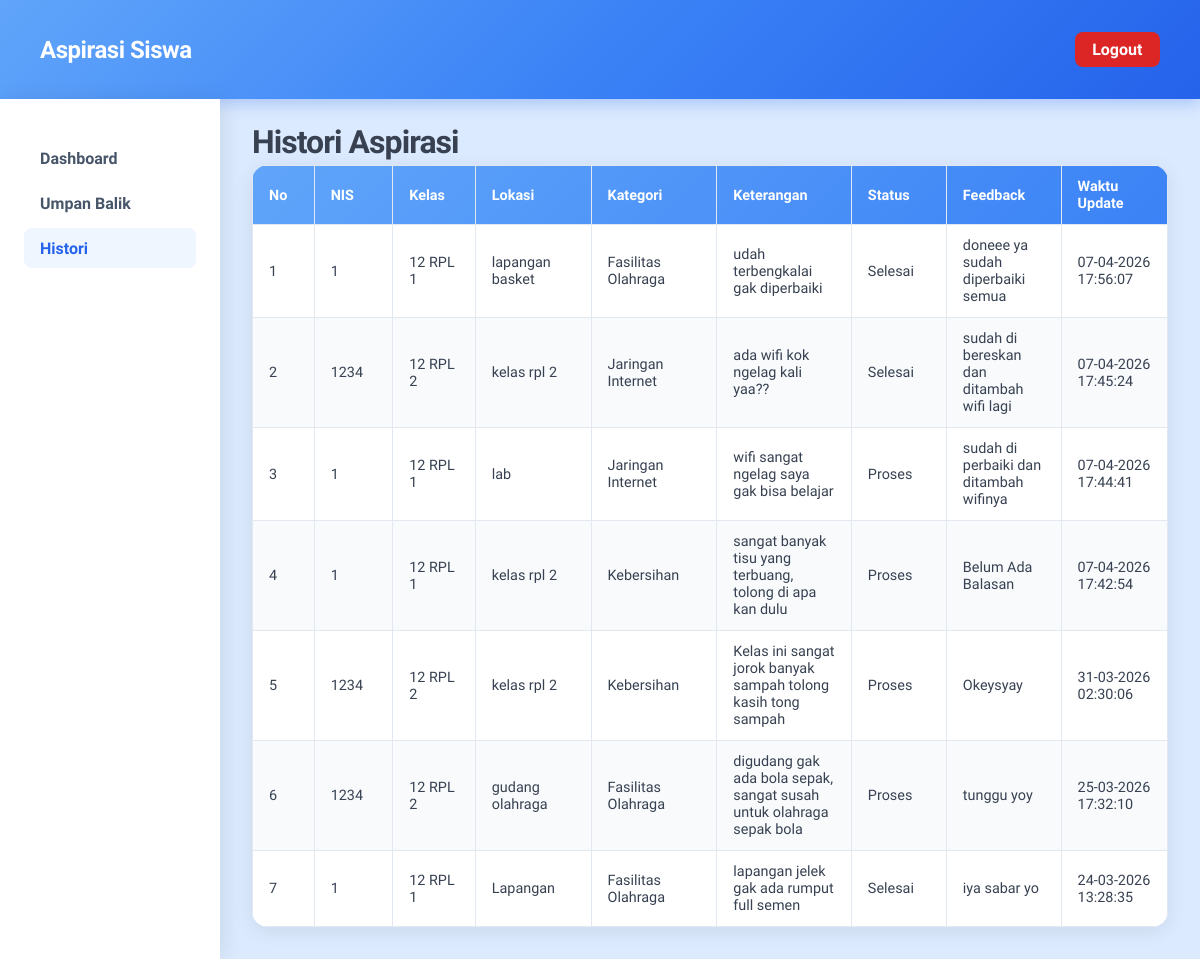
The app's page /WebsiteAspirasi_Qaikhal/admin/histori.php (signed in) with its own data.
### tables this page shows
CREATE TABLE `tb_aspirasi` (
  `id_aspirasi` int(5) NOT NULL,
  `id_pelaporan` int(5) NOT NULL,
  `status` enum('Menunggu','Proses','Selesai') NOT NULL,
  `feedback` text NOT NULL,
  `tgl_aspirasi` timestamp NOT NULL DEFAULT current_timestamp()
);

CREATE TABLE `tb_input_aspirasi` (
  `id_pelaporan` int(5) NOT NULL,
  `nis` int(10) NOT NULL,
  `id_kategori` int(5) NOT NULL,
  `lokasi` varchar(50) NOT NULL,
  `ket` varchar(255) NOT NULL,
  `tgl_input` timestamp NOT NULL DEFAULT current_timestamp()
);

CREATE TABLE `tb_siswa` (
  `nis` int(10) NOT NULL,
  `kelas` varchar(10) NOT NULL
);

CREATE TABLE `tb_kategori` (
  `id_kategori` int(5) NOT NULL,
  `kat_kategori` varchar(50) NOT NULL
);

### WebsiteAspirasi_Qaikhal/admin/histori.php (the view, shortened to what this page needs)
<?php
include '../db.php';
?>
<!DOCTYPE html>
<html lang="en">
<head>
    <link rel="stylesheet" href="../css/style.css"/>
</head>
<body>
    <header>
        <h1>Aspirasi Siswa</h1>
        <a href="../keluar.php" class="btn-logout">Logout</a>
    </header>
    <div class="layout">
        <div class="sidebar">
            <ul>
                <li><a href="dashboard.php">Dashboard</a></li>
                <li><a href="umpan-balik.php">Umpan Balik</a></li>
                <li><a href="histori.php" class="active">Histori</a></li>
            </ul>
        </div>
        <div class="main-content">
            <p class="page-title">Histori Aspirasi</p>
            <table class="data-table">
                <thead>
                    <tr>
                        <th>No</th>
                        <th>NIS</th>
                        <th>Kelas</th>
                        <th>Lokasi</th>
                        <th>Kategori</th>
                        <th>Keterangan</th>
                        <th>Status</th>
                        <th>Feedback</th>
                        <th>Waktu Update</th>
                    </tr>
                </thead>
                <tbody>
                <?php
                $query = mysqli_query($conn,"
                    SELECT
                        i.nis, s.kelas, i.lokasi, k.kat_kategori,
                        i.ket, a.status, a.feedback, a.tgl_aspirasi
                    FROM tb_aspirasi a
                    JOIN tb_input_aspirasi i ON a.id_pelaporan = i.id_pelaporan
                    JOIN tb_siswa s ON i.nis = s.nis
                    JOIN tb_kategori k ON i.id_kategori = k.id_kategori
                    ORDER BY a.tgl_aspirasi DESC
                ");
                $no = 1;
                while($data = mysqli_fetch_assoc($query)){
                ?>
                <tr>
                    <td><?php echo $no++ ?></td>
                    <td><?php echo $data['nis'] ?></td>
                    <td><?php echo $data['kelas'] ?></td>
                    <td><?php echo $data['lokasi'] ?></td>
                    <td><?php echo $data['kat_kategori'] ?></td>
                    <td><?php echo $data['ket'] ?></td>
                    <td><?php echo $data['status'] ?></td>
                    <td><?php echo $data['feedback'] ?: 'Belum Ada Balasan' ?></td>
                    <td><?php echo date('d-m-Y H:i:s', strtotime($data['tgl_aspirasi'])); ?></td>
                </tr>
                <?php } ?>
                </tbody>
            </table>
        </div>
    </div>
</body>
</html>

### WebsiteAspirasi_Qaikhal/css/style.css (style rules this page uses)
*, *::before, *::after { box-sizing: border-box; margin: 0; padding: 0; }
body { font-family: "Plus Jakarta Sans", "Segoe UI", sans-serif; background: #dbeafe; min-height: 100vh; color: #1e293b; }
a { text-decoration: none; color: inherit; }
ul { list-style: none; }
header { background: linear-gradient(135deg, #60a5fa 0%, #3b82f6 50%, #2563eb 100%); padding: 2rem 2.5rem; display: flex; justify-content: space-between; align-items: center; box-shadow: 0 4px 16px rgba(37, 99, 235, 0.3); }
header h1 { font-size: 1.5rem; font-weight: 700; color: #fff; letter-spacing: -0.02em; }
.btn-logout { font-size: 1rem; background: #dc2626; color: #fff; padding: 0.5rem 1.1rem; border-radius: 0.5rem; font-weight: 600; transition: background 0.2s, transform 0.2s; }
.layout { display: flex; min-height: calc(100vh - 88px); }
.sidebar { width: 220px; min-width: 200px; padding: 2.5rem 1.5rem; background: #fff; box-shadow: 4px 0 20px rgba(0, 0, 0, 0.08); display: flex; flex-direction: column; gap: 0; }
.sidebar ul { display: flex; flex-direction: column; gap: 0.3rem; }
.sidebar ul li a { display: block; font-size: 1rem; font-weight: 600; color: #475569; padding: 0.65rem 1rem; border-radius: 0.5rem; transition: background 0.18s, color 0.18s; }
.sidebar ul li a:hover, .sidebar ul li a.active { background: #eff6ff; color: #2563eb; }
.main-content { flex: 1; padding: 1.5rem 2rem 2rem; overflow-x: auto; }
.page-title { font-size: 2rem; font-weight: 800; color: #374151; margin-bottom: 0.25rem; letter-spacing: -0.03em; }
.data-table { width: 100%; background: #fff; border-collapse: collapse; border-radius: 1rem; overflow: hidden; box-shadow: 0 4px 20px rgba(0, 0, 0, 0.08); font-size: 0.9rem; }
.data-table thead tr { background: linear-gradient(135deg, #60a5fa, #3b82f6); color: #fff; }
.data-table th, .data-table td { border: 1px solid #e2e8f0; padding: 0.75rem 1rem; width: 2px; text-align: left; vertical-align: middle; }
.data-table tbody tr { color: #374151; }
.data-table tbody tr:nth-child(even) { background: #f8fafc; }

### records on screen
tb_aspirasi: id_pelaporan.nis "1", tb_siswa.kelas "12 RPL 1", id_pelaporan.lokasi "lapangan basket", tb_kategori.kat_kategori "Fasilitas Olahraga", id_pelaporan.ket "udah terbengkalai gak diperbaiki", status "Selesai", feedback "doneee ya sudah diperbaiki semua", tgl_aspirasi "07-04-2026 17:56:07"
tb_aspirasi: id_pelaporan.nis "1234", tb_siswa.kelas "12 RPL 2", id_pelaporan.lokasi "kelas rpl 2", tb_kategori.kat_kategori "Jaringan Internet", id_pelaporan.ket "ada wifi kok ngelag kali yaa??", status "Selesai", feedback "sudah di bereskan dan ditambah wifi lagi", tgl_aspirasi "07-04-2026 17:45:24"
tb_aspirasi: id_pelaporan.nis "1", tb_siswa.kelas "12 RPL 1", id_pelaporan.lokasi "lab", tb_kategori.kat_kategori "Jaringan Internet", id_pelaporan.ket "wifi sangat ngelag saya gak bisa belajar", status "Proses", feedback "sudah di perbaiki dan ditambah wifinya", tgl_aspirasi "07-04-2026 17:44:41"
tb_aspirasi: id_pelaporan.nis "1", tb_siswa.kelas "12 RPL 1", id_pelaporan.lokasi "kelas rpl 2", tb_kategori.kat_kategori "Kebersihan", id_pelaporan.ket "sangat banyak tisu yang terbuang, tolong di apa kan dulu", status "Proses", feedback "Belum Ada Balasan", tgl_aspirasi "07-04-2026 17:42:54"
tb_aspirasi: id_pelaporan.nis "1234", tb_siswa.kelas "12 RPL 2", id_pelaporan.lokasi "kelas rpl 2", tb_kategori.kat_kategori "Kebersihan", id_pelaporan.ket "Kelas ini sangat jorok banyak sampah tolong kasih tong sampah", status "Proses", feedback "Okeysyay", tgl_aspirasi "31-03-2026 02:30:06"
tb_aspirasi: id_pelaporan.nis "1234", tb_siswa.kelas "12 RPL 2", id_pelaporan.lokasi "gudang olahraga", tb_kategori.kat_kategori "Fasilitas Olahraga", id_pelaporan.ket "digudang gak ada bola sepak, sangat susah untuk olahraga sepak bola", status "Proses", feedback "tunggu yoy", tgl_aspirasi "25-03-2026 17:32:10"
tb_aspirasi: id_pelaporan.nis "1", tb_siswa.kelas "12 RPL 1", id_pelaporan.lokasi "Lapangan", tb_kategori.kat_kategori "Fasilitas Olahraga", id_pelaporan.ket "lapangan jelek gak ada rumput full semen", status "Selesai", feedback "iya sabar yo", tgl_aspirasi "24-03-2026 13:28:35"
